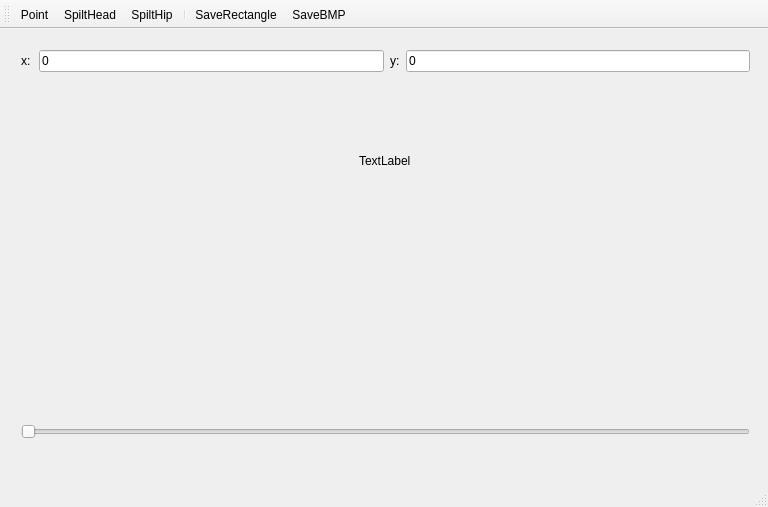
<?xml version="1.0" encoding="UTF-8"?>
<ui version="4.0">
 <class>MainWindow</class>
 <widget class="QMainWindow" name="MainWindow">
  <property name="geometry">
   <rect>
    <x>0</x>
    <y>0</y>
    <width>768</width>
    <height>507</height>
   </rect>
  </property>
  <property name="windowTitle">
   <string>MainWindow</string>
  </property>
  <widget class="QWidget" name="centralWidget">
   <widget class="QWidget" name="verticalLayoutWidget">
    <property name="geometry">
     <rect>
      <x>10</x>
      <y>10</y>
      <width>751</width>
      <height>411</height>
     </rect>
    </property>
    <layout class="QVBoxLayout" name="verticalLayout">
     <property name="sizeConstraint">
      <enum>QLayout::SetDefaultConstraint</enum>
     </property>
     <item>
      <layout class="QHBoxLayout" name="horizontalLayout_2">
       <item alignment="Qt::AlignHCenter|Qt::AlignVCenter">
        <widget class="QLabel" name="xLabel">
         <property name="sizePolicy">
          <sizepolicy hsizetype="Preferred" vsizetype="Preferred">
           <horstretch>0</horstretch>
           <verstretch>0</verstretch>
          </sizepolicy>
         </property>
         <property name="minimumSize">
          <size>
           <width>12</width>
           <height>17</height>
          </size>
         </property>
         <property name="text">
          <string>x:</string>
         </property>
        </widget>
       </item>
       <item>
        <widget class="QLineEdit" name="xLineEdit">
         <property name="text">
          <string>0</string>
         </property>
        </widget>
       </item>
       <item>
        <widget class="QLabel" name="yLabel">
         <property name="sizePolicy">
          <sizepolicy hsizetype="Minimum" vsizetype="Minimum">
           <horstretch>0</horstretch>
           <verstretch>0</verstretch>
          </sizepolicy>
         </property>
         <property name="text">
          <string>y:</string>
         </property>
        </widget>
       </item>
       <item>
        <widget class="QLineEdit" name="yLineEdit">
         <property name="text">
          <string>0</string>
         </property>
        </widget>
       </item>
      </layout>
     </item>
     <item alignment="Qt::AlignHCenter|Qt::AlignVCenter">
      <widget class="ImageLabel" name="imageLabel">
       <property name="text">
        <string>TextLabel</string>
       </property>
      </widget>
     </item>
     <item>
      <layout class="QHBoxLayout" name="horizontalLayout">
       <property name="sizeConstraint">
        <enum>QLayout::SetMinimumSize</enum>
       </property>
       <item alignment="Qt::AlignRight|Qt::AlignVCenter">
        <widget class="QLabel" name="fileCountlabel">
         <property name="text">
          <string/>
         </property>
        </widget>
       </item>
       <item alignment="Qt::AlignLeft|Qt::AlignVCenter">
        <widget class="QLabel" name="fileNameLabel">
         <property name="text">
          <string/>
         </property>
        </widget>
       </item>
      </layout>
     </item>
     <item>
      <widget class="QSlider" name="horizontalSlider">
       <property name="orientation">
        <enum>Qt::Horizontal</enum>
       </property>
      </widget>
     </item>
    </layout>
   </widget>
  </widget>
  <widget class="QStatusBar" name="statusBar"/>
  <widget class="QMenuBar" name="menuBar">
   <property name="geometry">
    <rect>
     <x>0</x>
     <y>0</y>
     <width>768</width>
     <height>25</height>
    </rect>
   </property>
  </widget>
  <widget class="QToolBar" name="toolBar">
   <property name="windowTitle">
    <string>toolBar</string>
   </property>
   <attribute name="toolBarArea">
    <enum>TopToolBarArea</enum>
   </attribute>
   <attribute name="toolBarBreak">
    <bool>false</bool>
   </attribute>
   <addaction name="actionPoint"/>
   <addaction name="actionSpiltHead"/>
   <addaction name="actionSpiltHip"/>
   <addaction name="separator"/>
   <addaction name="actionSaveRectangle"/>
   <addaction name="actionSaveBMP"/>
  </widget>
  <action name="actionSpiltHead">
   <property name="checkable">
    <bool>true</bool>
   </property>
   <property name="text">
    <string>SpiltHead</string>
   </property>
   <property name="shortcut">
    <string>W</string>
   </property>
  </action>
  <action name="actionSpiltHip">
   <property name="checkable">
    <bool>true</bool>
   </property>
   <property name="text">
    <string>SpiltHip</string>
   </property>
   <property name="shortcut">
    <string>E</string>
   </property>
  </action>
  <action name="actionPoint">
   <property name="checkable">
    <bool>true</bool>
   </property>
   <property name="text">
    <string>Point</string>
   </property>
   <property name="shortcut">
    <string>Q</string>
   </property>
  </action>
  <action name="actionSaveRectangle">
   <property name="text">
    <string>SaveRectangle</string>
   </property>
   <property name="shortcut">
    <string>S</string>
   </property>
  </action>
  <action name="actionSaveBMP">
   <property name="text">
    <string>SaveBMP</string>
   </property>
  </action>
 </widget>
 <layoutdefault spacing="6" margin="11"/>
 <customwidgets>
  <customwidget>
   <class>ImageLabel</class>
   <extends>QLabel</extends>
   <header>View/ImageLabel.h</header>
  </customwidget>
 </customwidgets>
 <resources/>
 <connections/>
</ui>
